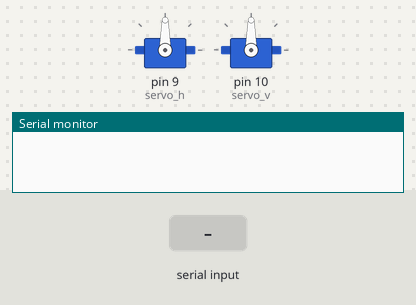
A sketch run on a simulated Arduino Uno, built with avr-gcc and run on an emulated ATmega328P. Shown: 2 × servo, the last lines printed to the serial monitor. The test bench sets the inputs (shaded band).

Above: at 1.2 s.
1.3 s: byte 97 (A) received over Serial
At 2.0 s:
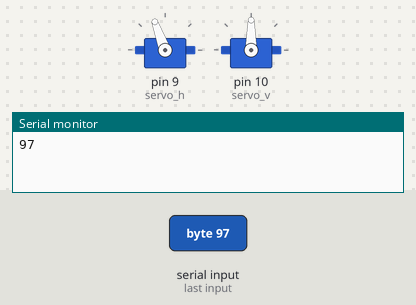
2.9 s: byte 104 (H) received over Serial
At 3.2 s:
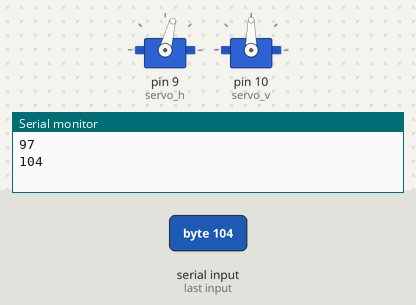
4.4 s: byte 111 (O) received over Serial
At 5.6 s:
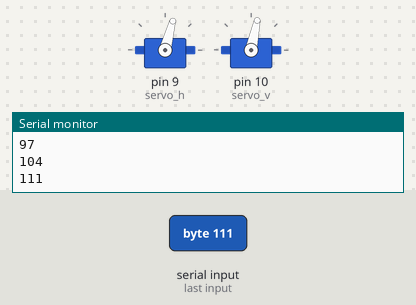
5.9 s: byte 98 (B) received over Serial
At 6.7 s:
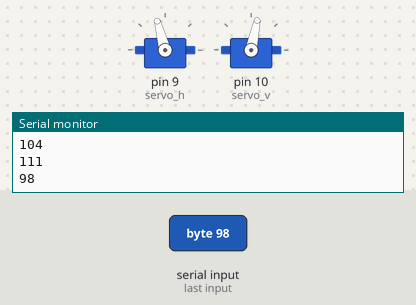
7.4 s: byte 100 (D) received over Serial
At 7.9 s:
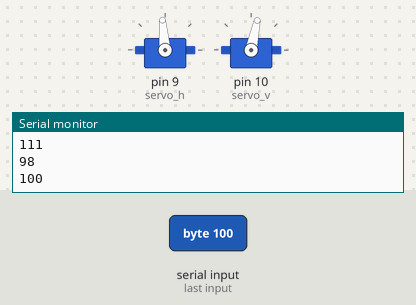
8.9 s: "2" received over Serial
At 10.3 s:
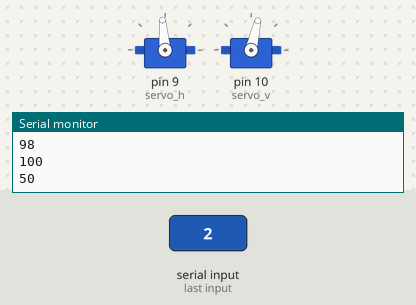
Timing chart, 0 to 11.4 s (numbered marks = the images above; inputs shaded):
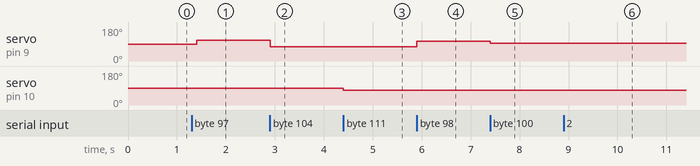

The sketch:

color_arduino_serial_version.ino
```cpp
//#include <SoftwareSerial.h>
#include<Wire.h>
#include<Servo.h>
/*
1 2 3
4 5 6
7 8 9
*/
//SoftwareSerial I2CBT(2,4);//定義PIN2及PIN4分別為RX及TX腳位
//int LED1 = 7;
//int LED2 = 8;

#define SLAVE_ADDR 0x04
#define left '4'
#define right '6'
#define up '2'
#define down '8'

#define A 'a'
#define B 'b'
#define C 'c'
#define D 'd'
#define E 'e'
#define F 'f'
#define G 'g'
#define H 'h'
#define I 'i'

#define J 'j'
#define K 'k'
#define L 'l'
#define M 'm'
#define N 'n'
#define O 'o'
#define P 'p'
#define Q 'q'
#define R 'r'


Servo servo_h;
Servo servo_v;

static int pos_h=90;
static int pos_v=90;

void setup()
{
	Serial.begin(9600);           // start serial for output
//        I2CBT.begin(9600);//bluetooth baud rate
//        pinMode(7, OUTPUT);  //設定 pin7 為輸出，LED1就接在這（開門）
 //       pinMode(8, OUTPUT);  //設定 pin8 為輸出，LED2就接在這（關門）
	servo_h.attach(9);			//horizen at 9
	servo_v.attach(10);			//vertical at 10
	servo_h.write(pos_h);
	servo_v.write(pos_v);
}

void loop()
{
        while(Serial.available()) receiveEvent(); //bluetooth();
	delay(100);
}

void receiveEvent()
{
	int x = Serial.read();    // receive byte as an integer
	Serial.println(x);         // print the integer

        if(x==A) pos_h =110;
        if(x==B) pos_h =105;
        if(x==C) pos_h =100;
        if(x==D) pos_h =95;
        if(x==E) pos_h =90;
        if(x==F) pos_h =85;
        if(x==G) pos_h =80;
        if(x==H) pos_h =75;
        if(x==I) pos_h =70;

        if(x==R) pos_v =90;
        if(x==Q) pos_v =86;
        if(x==P) pos_v =82;
        if(x==O) pos_v =78;
        if(x==N) pos_v =74;
        if(x==M) pos_v =70;
        if(x==L) pos_v =66;
        if(x==K) pos_v =62;
        if(x==J) pos_v =58;
// /* face tracking
        if(x==up && pos_v<=175) pos_v --;
	if(x==down && pos_v>=5) pos_v ++;
	if(x==left && pos_h>=5) pos_h ++;
	if(x==right && pos_h<=175) pos_h --;
//*/


 //       pos_h=x;
	servo_h.write(pos_h);
	servo_v.write(pos_v);
}
/*
void bluetooth()
{
 byte cmmd[20];
  int insize;

//read message from bluetooth

    if ((insize=(I2CBT.available()))>0){  //讀取藍牙訊息
       Serial.print("input size = ");
       Serial.println(insize);
       for (int i=0; i<insize; i++){
         Serial.print(cmmd[i]=char(I2CBT.read()));
         Serial.print(" ");
       }
       Serial.println("  ");
    }

      if (cmmd[0]==115) {               //ASCII CODE   passwd:"sstu"
        if (cmmd[1]==116) {
          if (cmmd[2]==117) {
            digitalWrite(LED1, HIGH);
            cmmd[0]=96;               //取代"aabc"的暫存字元,才能off LED1
            delay(300);
            digitalWrite(LED1, LOW);   //熄滅LED1
            }
          }
         }//if

  else if (cmmd[0]==116) {              //ASCII CODE    passwd:"ttsu"
            if (cmmd[1]==115) {
              if (cmmd[2]==117) {
               digitalWrite(LED2, HIGH);
               cmmd[0]=96;               //取代"bbac"的暫存字元,才能off LED2
               delay(300);
             digitalWrite(LED2, LOW);   //熄滅LED2
            }
           }
          }//else if

}
*/
```

Measured:
- after the input at 1.3 s, servo on pin 9 (servo_h): 90° → 110° after 0.10 s
- after the input at 2.9 s, servo on pin 9 (servo_h): 110° → 75° at once
- after the input at 4.4 s, servo on pin 10 (servo_v): 90° → 78° at once
- after the input at 5.9 s, servo on pin 9 (servo_h): 75° → 105° at once
- after the input at 7.4 s, servo on pin 9 (servo_h): 105° → 95° at once
- after the input at 8.9 s, servo on pin 10 (servo_v): 78° → 77° at once
